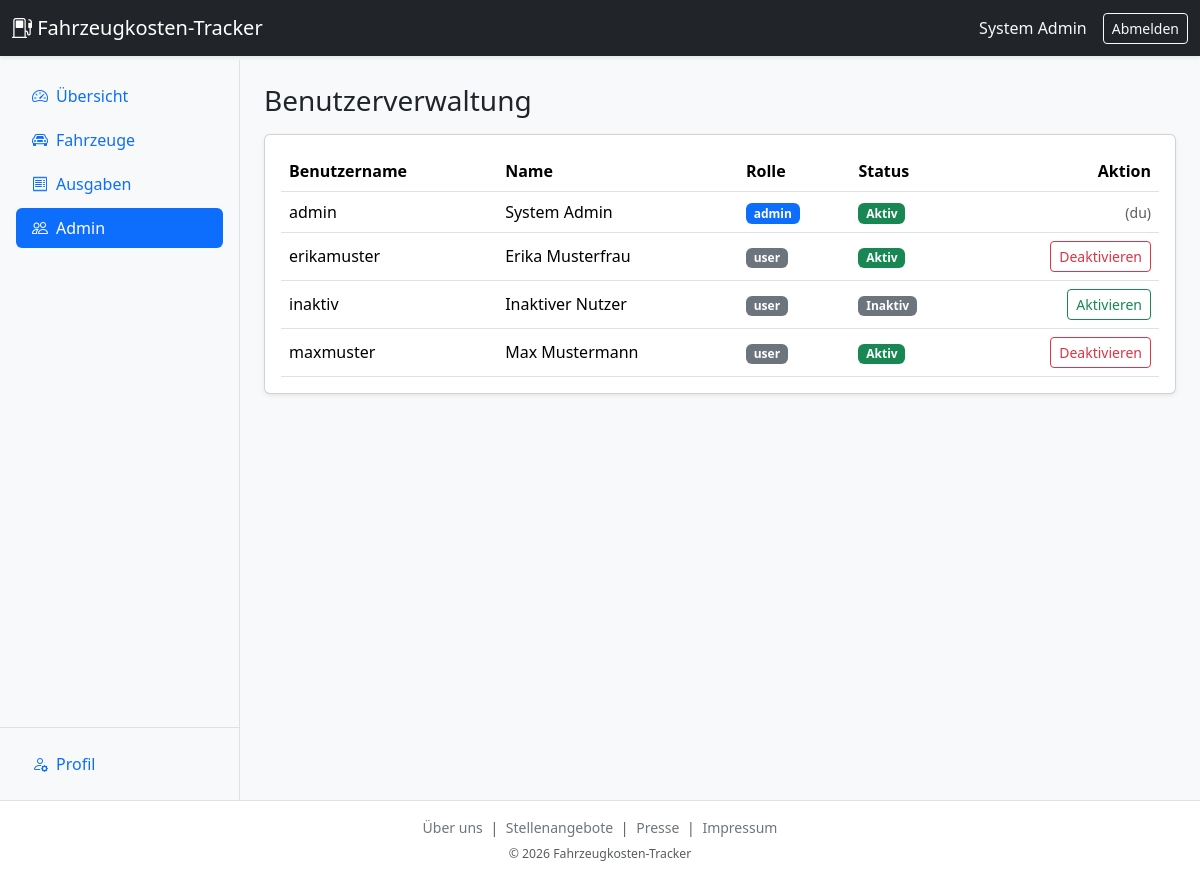
The app's page /site/index.php?view=admin (signed in) with its own data.
### tables this page shows
CREATE TABLE user (
    id            INT UNSIGNED         NOT NULL AUTO_INCREMENT,
    user_name     VARCHAR(50)          NOT NULL,
    password_hash VARCHAR(255)         NOT NULL,
    first_name    VARCHAR(100)         NOT NULL,
    last_name     VARCHAR(100)         NOT NULL,
    role          ENUM('user','admin') NOT NULL DEFAULT 'user',
    is_active     TINYINT(1)           NOT NULL DEFAULT 1,
    created_at    DATETIME             NOT NULL DEFAULT CURRENT_TIMESTAMP,
    updated_at    DATETIME             NOT NULL DEFAULT CURRENT_TIMESTAMP ON UPDATE CURRENT_TIMESTAMP,
    PRIMARY KEY (id),
    UNIQUE KEY uq_user_user_name (user_name)
);

### site/index.php (called while the page is built, shortened)
<?php
require_once 'inc/bootstrap.php';
$adminViews     = ['admin'];
if ($auth->isLoggedIn()) {
    $sessionUser = $auth->getCurrentUser();
}
$view = $_GET['view'] ?? '';
if (in_array($view, $adminViews, true)) {
    $auth->requireAdmin();
}
$currentUser = $auth->getCurrentUser();
require_once 'views/' . $view . '.php';

### site/lib/VehicleTracker/SessionContext.php (called while the page is built, shortened)
<?php
class SessionContext {
    public static function getUserId(): ?int {
        return isset($_SESSION[self::KEY_USER_ID]) ? (int)$_SESSION[self::KEY_USER_ID] : null;
    }
    public static function hasUser(): bool {
        return isset($_SESSION[self::KEY_USER_ID]);
    }
}

### site/lib/VehicleTracker/AuthenticationManager.php (called while the page is built, shortened)
<?php
class AuthenticationManager {
    public function isLoggedIn(): bool {
        return SessionContext::hasUser();
    }
    public function getCurrentUser(): ?User {
        if ($this->isLoggedIn()) {
            $userId = SessionContext::getUserId();
            return $this->userDao->getById($userId);
        }
        return null;
    }
}

### site/lib/Data/QueryRunner.php (called while the page is built, shortened)
<?php
class QueryRunner {
    public function run(string $sql, array $params = []): \PDOStatement {
        $pdo  = $this->connection->getConnection();
        $stmt = $pdo->prepare($sql);
        $i    = 1;
        foreach ($params as $param) {
            match(true) {
                $param === null => $stmt->bindValue($i, null, \PDO::PARAM_NULL),
                is_bool($param) => $stmt->bindValue($i, $param, \PDO::PARAM_BOOL),
                is_int($param)  => $stmt->bindValue($i, $param, \PDO::PARAM_INT),
                default         => $stmt->bindValue($i, (string)$param, \PDO::PARAM_STR),
            };
            $i++;
        }
        $stmt->execute();
        return $stmt;
    }
}

### site/lib/Data/Dao/UserDao.php (called while the page is built, shortened)
<?php
class UserDao implements IUserDao {
    private readonly QueryRunner $runner;
    public function __construct(DatabaseConnection $connection) {
        $this->runner = new QueryRunner($connection);
    }
    public function getById(int $id): ?User {
        $res = $this->runner->run(
            'SELECT id, user_name, password_hash, first_name, last_name, role, is_active FROM user WHERE id = ?',
            [$id]
        );
        $row = $res->fetchObject();
        return $row ? $this->build($row) : null;
    }
    public function getAll(): array {
        $res   = $this->runner->run(
            'SELECT id, user_name, password_hash, first_name, last_name, role, is_active FROM user ORDER BY user_name'
        );
        $users = [];
        while ($row = $res->fetchObject()) {
            $users[] = $this->build($row);
        }
        return $users;
    }
    private function build(object $row): User {
        return new User(
            (int)$row->id,
            $row->user_name,
            $row->password_hash,
            $row->first_name,
            $row->last_name,
            Role::from($row->role),
            (bool)(int)$row->is_active,
        );
    }
}

### site/inc/bootstrap.php (called while the page is built, shortened)
<?php
spl_autoload_register(function (string $class): void {
    $file = __DIR__ . DIRECTORY_SEPARATOR . '..' . DIRECTORY_SEPARATOR . 'lib' . DIRECTORY_SEPARATOR
          . str_replace('\\', DIRECTORY_SEPARATOR, $class) . '.php';
});

### site/lib/VehicleTracker/User.php (called while the page is built, shortened)
<?php
class User extends Entity {
    public function getUserName(): string    { return $this->userName; }
    public function getRole(): Role          { return $this->role; }
    public function isActive(): bool         { return $this->isActive; }
    public function getFullName(): string {
        return $this->firstName . ' ' . $this->lastName;
    }
    public function isAdmin(): bool {
        return $this->role === Role::Admin;
    }
}

### site/lib/VehicleTracker/Util.php (called while the page is built, shortened)
<?php
class Util {
    public static function escape(?string $input): string {
        return htmlspecialchars($input ?? '', ENT_QUOTES, 'UTF-8');
    }
}

### site/lib/VehicleTracker/Entity.php (called while the page is built, shortened)
<?php
abstract class Entity {
    public function getId(): int {
        return $this->id;
    }
}

### site/views/admin.php (the view, shortened to what this page needs)
<?php
$users = $userDao->getAll();
require_once 'views/partials/header.php';
?>
<h1 class="h3 mb-3">Benutzerverwaltung</h1>
<div class="card shadow-sm">
    <div class="card-body">
        <div class="table-responsive">
            <table class="table align-middle mb-0">
        <thead>
            <tr>
                <th>Benutzername</th>
                <th>Name</th>
                <th>Rolle</th>
                <th>Status</th>
                <th class="text-end">Aktion</th>
            </tr>
        </thead>
        <tbody>
        <?php foreach ($users as $user): ?>
            <?php $isSelf = $user->getId() === $currentUser->getId(); ?>
            <tr>
                <td><?php echo Util::escape($user->getUserName()); ?></td>
                <td><?php echo Util::escape($user->getFullName()); ?></td>
                <td>
                    <span class="badge <?php echo $user->isAdmin() ? 'text-bg-primary' : 'text-bg-secondary'; ?>">
                        <?php echo Util::escape($user->getRole()->value); ?>
                    </span>
                </td>
                <td>
                    <?php if ($user->isActive()): ?>
                        <span class="badge text-bg-success">Aktiv</span>
                    <?php else: ?>
                        <span class="badge text-bg-secondary">Inaktiv</span>
                    <?php endif; ?>
                </td>
                <td class="text-end">
                    <?php if ($isSelf): ?>
                        <span class="text-muted small">(du)</span>
                    <?php else: ?>
                        <form method="post" action="index.php" class="d-inline">
                            <?php if ($user->isActive()): ?>
                                <button type="submit" class="btn btn-sm btn-outline-danger">Deaktivieren</button>
                            <?php else: ?>
                                <button type="submit" class="btn btn-sm btn-outline-success">Aktivieren</button>
                            <?php endif; ?>
                        </form>
                    <?php endif; ?>
                </td>
            </tr>
        <?php endforeach; ?>
        </tbody>
            </table>
        </div>
    </div>
</div>
<?php require_once 'views/partials/footer.php'; ?>

### site/views/partials/header.php (shortened to what this page needs)
<?php
$loggedIn = $auth->isLoggedIn();
?>
<!DOCTYPE html>
<html lang="de">
<head>
    <link href="https://cdn.jsdelivr.net/npm/bootstrap@5.3.3/dist/css/bootstrap.min.css" rel="stylesheet"
>
    <link rel="stylesheet" href="https://cdn.jsdelivr.net/npm/bootstrap-icons@1.11.3/font/bootstrap-icons.min.css">
    <link href="assets/main.css" rel="stylesheet">
</head>
<body>
<nav class="navbar navbar-dark bg-dark fixed-top shadow-sm">
    <div class="container-fluid">
        <a class="navbar-brand me-auto" href="index.php">
            <span class="bi bi-fuel-pump" aria-hidden="true"></span>
            Fahrzeugkosten-Tracker
        </a>
        <?php if ($loggedIn && $currentUser !== null): ?>
            <a href="index.php?view=profile" class="navbar-text me-3 d-none d-sm-flex align-items-center text-light text-decoration-none">
                <?php echo Util::escape($currentUser->getFullName()); ?>
            </a>
            <form method="post" action="index.php" class="d-inline">
                <button type="submit" class="btn btn-sm btn-outline-light">Abmelden</button>
            </form>
        <?php else: ?>
            <a class="btn btn-sm <?php echo $view === 'login' ? 'btn-light' : 'btn-outline-light'; ?> me-2" href="index.php?view=login">Anmelden</a>
            <a class="btn btn-sm <?php echo $view === 'register' ? 'btn-light' : 'btn-outline-light'; ?>" href="index.php?view=register">Registrieren</a>
        <?php endif; ?>
    </div>
</nav>
<?php if ($loggedIn): ?>
<div class="app-body">
    <aside class="app-sidebar offcanvas-md offcanvas-start" tabindex="-1" id="appSidebar" aria-labelledby="appSidebarLabel">
        <div class="offcanvas-body p-0 d-flex flex-column">
            <ul class="nav nav-pills flex-column p-3 gap-1 w-100">
                <li class="nav-item">
                    <a class="nav-link <?php echo $view === 'dashboard' ? 'active' : ''; ?>" href="index.php?view=dashboard">
                        <span class="bi bi-speedometer2 me-2" aria-hidden="true"></span>Übersicht
                    </a>
                </li>
                <li class="nav-item">
                    <a class="nav-link <?php echo in_array($view, ['vehicles', 'vehicle-form'], true) ? 'active' : ''; ?>" href="index.php?view=vehicles">
                        <span class="bi bi-car-front me-2" aria-hidden="true"></span>Fahrzeuge
                    </a>
                </li>
                <li class="nav-item">
                    <a class="nav-link <?php echo in_array($view, ['expenses', 'expense-form'], true) ? 'active' : ''; ?>" href="index.php?view=expenses">
                        <span class="bi bi-receipt me-2" aria-hidden="true"></span>Ausgaben
                    </a>
                </li>
                <?php if ($currentUser !== null && $currentUser->isAdmin()): ?>
                    <li class="nav-item">
                        <a class="nav-link <?php echo $view === 'admin' ? 'active' : ''; ?>" href="index.php?view=admin">
                            <span class="bi bi-people me-2" aria-hidden="true"></span>Admin
                        </a>
                    </li>
                <?php endif; ?>
            </ul>
            <ul class="nav nav-pills flex-column p-3 gap-1 w-100 mt-auto border-top">
                <li class="nav-item">
                    <a class="nav-link <?php echo $view === 'profile' ? 'active' : ''; ?>" href="index.php?view=profile">
                        <span class="bi bi-person-gear me-2" aria-hidden="true"></span>Profil
                    </a>
                </li>
            </ul>
        </div>
    </aside>
    <main class="app-main">
<?php else: ?>
    <main class="page-content container">
<?php endif; ?>

### site/assets/main.css (style rules this page uses)
html, body { height: 100%; }
body { display: flex; flex-direction: column; min-height: 100vh; padding-top: 3.75rem; background-color: #f8f9fa; }
.app-body { flex: 1 0 auto; display: flex; align-items: stretch; }
.app-sidebar { background-color: #fff; border-right: 1px solid #dee2e6; }
@media (min-width: 768px) { .app-sidebar { flex: 0 0 240px; width: 240px; display: flex; flex-direction: column; position: sticky; top: 3.75rem; align-self: flex-start; height: calc(100vh - 3.75rem); overflow-y: auto; } }
@media (min-width: 768px) { .app-sidebar .offcanvas-body { flex: 1 1 auto; } }
.app-main { flex: 1 1 auto; min-width: 0; padding: 1.5rem; }

### records on screen
user: Util::escape($currentUser->getFullName()) "System Admin", user_name "admin", Util::escape($user->getFullName()) "System Admin", value "admin", is_active "Aktiv", shows "(du)"
user: user_name "erikamuster", Util::escape($user->getFullName()) "Erika Musterfrau", value "user", is_active "Aktiv"
user: user_name "inaktiv", Util::escape($user->getFullName()) "Inaktiver Nutzer", value "user", is_active "Inaktiv"
user: user_name "maxmuster", Util::escape($user->getFullName()) "Max Mustermann", value "user", is_active "Aktiv"
